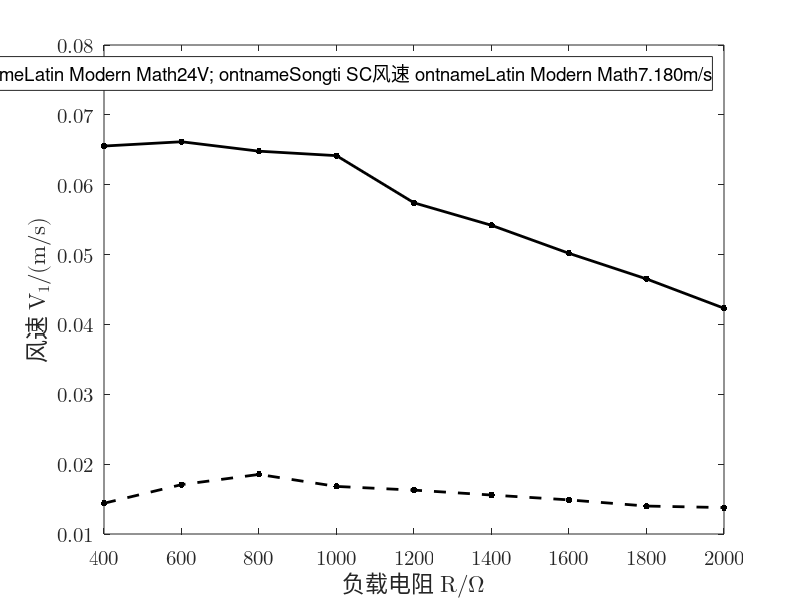

This figure's MATLAB source:
% u =(10:2:26);
% i =[0.065 0.081 0.099 0.117 0.137 0.156 0.177 0.200 0.220];
% v1=[2.795 3.582 4.286 4.648 5.133 6.056 6.587 7.180 7.803];
% r=0.5*103.84*10^(-3);
% s=pi*r*r;
% rho=1.185;
% p0=u.*i
% p1=0.5.*rho.*s.*(v1.^3)
% ita=p1./p0
%
% subplot(1, 2, 1);
% uv=scatter(u, v1, 200, 'k', '.');
% hold on;
% xlim([10, 26])
% xticks(u)
% set(gca, 'FontName', 'Latin Modern Math', 'FontSize', 15);
% xlabel('\fontname{Songti SC}输入电压 \fontname{Latin Modern Math}U/V');
% ylabel('\fontname{Songti SC}风速 \fontname{Latin Modern Math}V_1/(m/s)');
% box on;
% M=[u' ones(9,1)];
% k=M\(v1');
% v1pre=(M*k)';
%
% plot(u, v1pre, '-k', 'LineWidth', 2);
%
% subplot(1, 2, 2);
% plot(v1, ita, '.-k', 'LineWidth', 2, 'MarkerSize', 15);
% set(gca, 'FontName', 'Latin Modern Math', 'FontSize', 15);
% xlabel('\fontname{Songti SC}风速 \fontname{Latin Modern Math}V_1/(m/s)');
% ylabel('\fontname{Songti SC}转换效率 \fontname{Latin Modern Math}\eta');
%

r=(400:200:2000);
u1=[2.40,3.20,3.85,4.10,4.42,4.67,4.88,5.02,5.25];
u2=[5.12,6.30,7.20,8.01,8.30,8.71,8.96,9.15,9.20];
p1=u1.^2./r
p2=u2.^2./r

plot(r, p1, '.--k', 'LineWidth', 2, 'MarkerSize', 15);
hold on;
plot(r, p2, '.-k', 'LineWidth', 2, 'MarkerSize', 15);
set(gca, 'FontName', 'Latin Modern Math', 'FontSize', 15);

xlim([400, 2000])
xticks(r)

legend(["\fontname{Songti SC}风机电压 \fontname{Latin Modern Math}16V; \fontname{Songti SC}风速 \fontname{Latin Modern Math}4.648m/s", "\fontname{Songti SC}风机电压 \fontname{Latin Modern Math}24V; \fontname{Songti SC}风速 \fontname{Latin Modern Math}7.180m/s"]);
xlabel('\fontname{Songti SC}负载电阻 \fontname{Latin Modern Math}R/\Omega');
ylabel('\fontname{Songti SC}风速 \fontname{Latin Modern Math}V_1/(m/s)');
